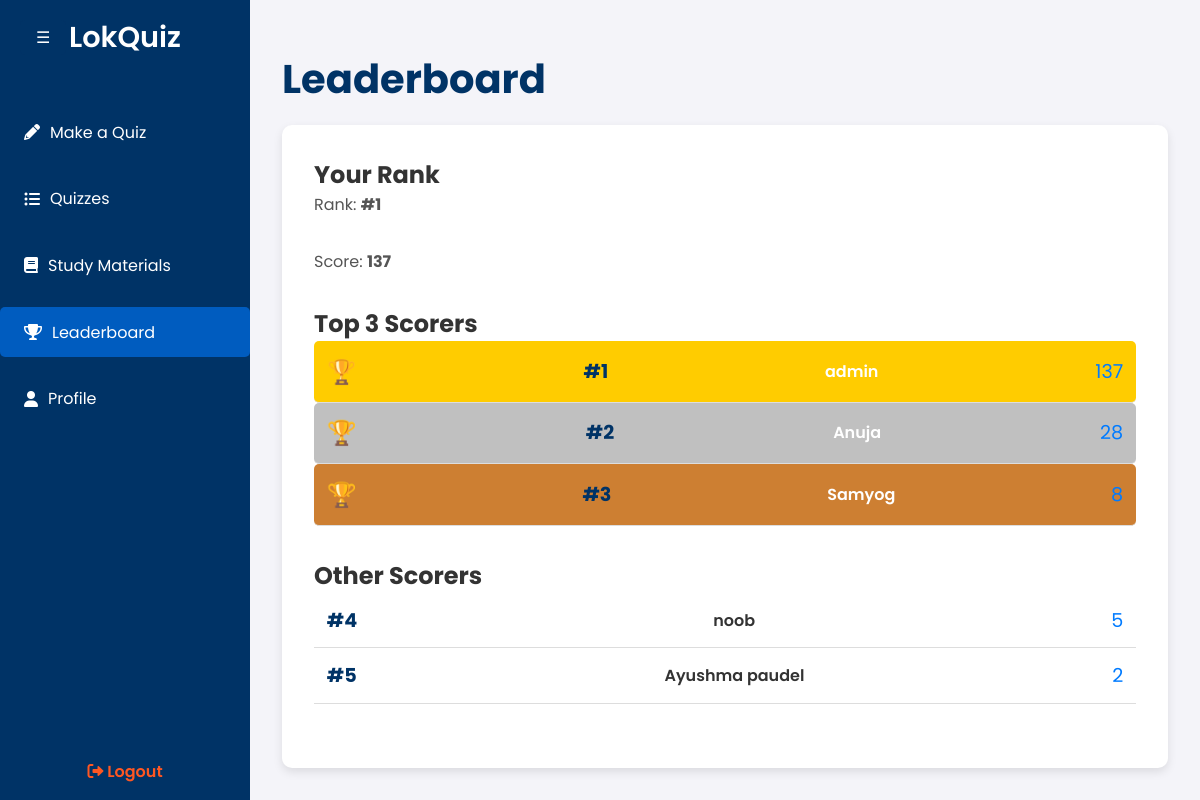
Page /leaderboard/ (signed in) on the committed database.
### home/models.py (models this page shows, shortened)
class Score(models.Model):
    user = models.ForeignKey(User, on_delete=models.CASCADE)
    score = models.IntegerField(default=0)

### home/views.py (the view)
# urls.py: path('leaderboard/',views.leaderboard, name='leaderboard_page'),
@login_required(login_url='/login/')
def leaderboard(request):
    scores = Score.objects.select_related('user').order_by('-score')
    top_scorers = scores[:3]
    other_scorers = scores[3:23]
    user_rank = None
    user_score = None
    for index, score in enumerate(scores, start=1):
        if score.user == request.user:
            user_rank = index
            user_score = score.score
            break
    return render(request, 'home/leaderboard.html', {
        'top_scorers': top_scorers,
        'other_scorers': other_scorers,
        'user_rank': user_rank,
        'user_score': user_score,
    })

### home/templates/home/leaderboard.html (shortened to what this page needs)
<!DOCTYPE html>
<html lang="en">
<head>
    {% load static %}
    <link href="https://cdnjs.cloudflare.com/ajax/libs/font-awesome/6.0.0-beta3/css/all.min.css" rel="stylesheet">
</head>
<body>
    <button class="toggle-btn" onclick="toggleSidebar()">☰</button>
    <div class="sidebar">
        <a href="/dashboard/" class="logo">LokQuiz</a>
        <ul>
            <li><a href="/makequiz/"><i class="fas fa-pencil-alt"></i> Make a Quiz</a></li>
            <li><a href="/quizzes/"><i class="fas fa-list-ul"></i> Quizzes</a></li>
            <li><a href="/materials/"><i class="fas fa-book"></i> Study Materials</a></li>
            <li class="active"><a href="/leaderboard/"><i class="fas fa-trophy"></i> Leaderboard</a></li>
            <li><a href="/profile/"><i class="fas fa-user"></i> Profile</a></li>
        </ul>
        <div class="logout">
            <a href="#" onclick="confirmLogout(event)"><i class="fas fa-sign-out-alt"></i> Logout</a>
        </div>
    </div>
    <div class="main-content">
        <h1>Leaderboard</h1>
    <div class="leaderboard">
        {% if user_rank %}
            <div class="user-rank">
                <h2>Your Rank</h2>
                <p>Rank: <strong>#{{ user_rank }}</strong></p>
                <p>Score: <strong>{{ user_score }}</strong></p>
            </div>
        {% else %}
            <div class="user-rank">
                <h2>Your Rank</h2>
                <p>You haven't scored yet!</p>
            </div>
        {% endif %}
        <div class="top-scorers">
            <h2>Top 3 Scorers</h2>
            {% for scorer in top_scorers %}
                <div class="scorer rank-{{ forloop.counter }}">
                    <span class="rank-icon">🏆</span>
                    <span class="rank">#{{ forloop.counter }}</span>
                    <span class="name">{{ scorer.user.username }}</span>
                    <span class="score">{{ scorer.score }}</span>
                </div>
            {% endfor %}
        </div>
        <div class="other-scorers">
            <h2>Other Scorers</h2>
            {% for scorer in other_scorers %}
                <div class="scorer">
                    <span class="rank">#{{ forloop.counter|add:3 }}</span>
                    <span class="name">{{ scorer.user.username }}</span>
                    <span class="score">{{ scorer.score }}</span>
                </div>
            {% empty %}
                <p>No other scorers yet.</p>
            {% endfor %}
        </div>
    </div>
    </div>
</body>
</html>

### home/templates/home/leaderboard.html (style rules this page uses)
* { margin: 0; padding: 0; box-sizing: border-box; }
body { font-family: 'Poppins', sans-serif; background-color: #f4f4f9; color: #333; display: flex; height: 100vh; overflow: hidden; }
.sidebar { width: 250px; background: #003366; color: #fff; display: flex; flex-direction: column; padding: 1rem 0; position: fixed; height: 100%; left: 0; top: 0; transition: transform 0.3s ease-in-out; z-index: 1000; }
.sidebar .logo { font-size: 1.8rem; font-weight: 600; text-align: center; margin-bottom: 2rem; color: #fff; text-decoration: none; }
.sidebar ul { list-style: none; padding: 0; }
.sidebar ul li { margin: 1rem 0; }
.sidebar ul li a { color: #fff; text-decoration: none; padding: 0.8rem 1.5rem; display: flex; align-items: center; border-radius: 5px; transition: background 0.3s ease; }
.sidebar ul li a i { margin-right: 10px; }
.sidebar ul li.active a { background: #005cbf; }
.sidebar .logout { margin-top: auto; text-align: center; }
.sidebar .logout a { color: #FF5722; font-weight: 600; text-decoration: none; padding: 0.8rem 1.5rem; border-radius: 5px; transition: background 0.3s ease; }
.main-content { flex-grow: 1; margin-left: 250px; margin-top: 17px; padding: 2rem; overflow-y: auto; transition: margin-left 0.3s ease-in-out; }
.toggle-btn { position: absolute; top: 20px; left: 20px; background: #003366; color: #fff; border: none; padding: 0.5rem 1rem; font-size: 1rem; cursor: pointer; border-radius: 5px; z-index: 1100; }
.main-content h1 { color: #003366; margin-bottom: 1rem; }
.main-content p { margin-bottom: 2rem; color: #555; }
h1 { color: #003366; font-size: 2.5rem; margin-bottom: 1.5rem; }
.leaderboard { background: #fff; padding: 2rem; border-radius: 10px; box-shadow: 0 4px 10px rgba(0, 0, 0, 0.1); }
.top-scorers, .other-scorers { margin-bottom: 2rem; }
.scorer { display: flex; justify-content: space-between; padding: 0.8rem; border-bottom: 1px solid #ddd; align-items: center; }
.scorer .rank { font-weight: bold; color: #003366; font-size: 1.2rem; }
.scorer .name { font-weight: 600; }
.scorer .score { color: #007bff; font-size: 1.2rem; }
.top-scorers .scorer { background-color: #f9f9f9; border-radius: 5px; }
.top-scorers .rank-1 { background-color: #ffcc00; color: white; }
.top-scorers .rank-2 { background-color: #c0c0c0; color: white; }
.top-scorers .rank-3 { background-color: #cd7f32; color: white; }
.rank-icon { margin-right: 10px; font-size: 1.5rem; }

### rows in the picture
Score: user.username "admin", score "137"
Score: user.username "Anuja", score "28"
Score: user.username "Samyog", score "8"
Score: user.username "noob", score "5"
Score: user.username "Ayushma paudel", score "2"

### other values in the picture
{{ user_rank }} "1"
{{ user_score }} "137"
